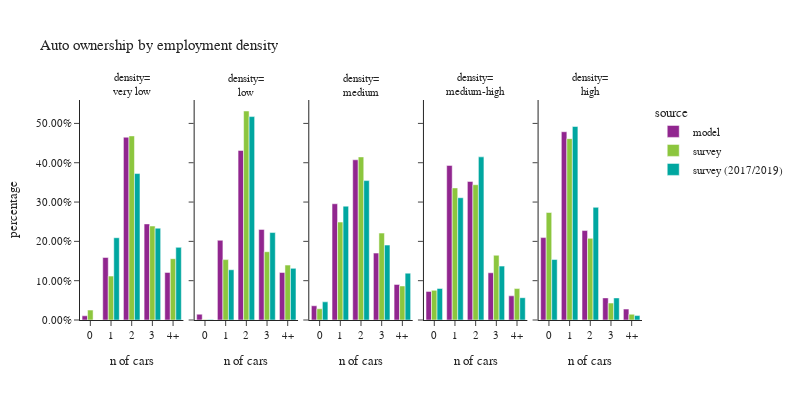

Write notebook code for a chart like this one.
### Code cell
plot_auto(hh.dropna(subset=['emp_density_group']),'emp_density_group','employment density','density')

### Figure 1 — Plotly figure (JSON) as saved in the notebook; plotly's stock layout.template omitted (floating-point values rounded to 4 significant figures)
{"data": [{"alignmentgroup": "True", "customdata": [[2592], [38698], [113142], [59487], [29446]], "hovertemplate": "source=model<br>emp_density_group=very low<br>auto_ownership_simple=%{x}<br>percentage=%{y}<br>sample count=%{customdata[0]}<extra></extra>", "legendgroup": "model", "marker": {"color": "#91268F", "pattern": {"shape": ""}}, "name": "model", "offsetgroup": "model", "orientation": "v", "showlegend": true, "textposition": "auto", "x": ["0", "1", "2", "3", "4+"], "xaxis": "x", "y": [0.01065, 0.159, 0.4649, 0.2444, 0.121], "yaxis": "y", "type": "bar"}, {"alignmentgroup": "True", "customdata": [[2816], [38667], [82231], [43948], [23015]], "hovertemplate": "source=model<br>emp_density_group=low<br>auto_ownership_simple=%{x}<br>percentage=%{y}<br>sample count=%{customdata[0]}<extra></extra>", "legendgroup": "model", "marker": {"color": "#91268F", "pattern": {"shape": ""}}, "name": "model", "offsetgroup": "model", "orientation": "v", "showlegend": false, "textposition": "auto", "x": ["0", "1", "2", "3", "4+"], "xaxis": "x2", "y": [0.01477, 0.2028, 0.4313, 0.2305, 0.1207], "yaxis": "y2", "type": "bar"}, {"alignmentgroup": "True", "customdata": [[15720], [128328], [176875], [73852], [39276]], "hovertemplate": "source=model<br>emp_density_group=medium<br>auto_ownership_simple=%{x}<br>percentage=%{y}<br>sample count=%{customdata[0]}<extra></extra>", "legendgroup": "model", "marker": {"color": "#91268F", "pattern": {"shape": ""}}, "name": "model", "offsetgroup": "model", "orientation": "v", "showlegend": false, "textposition": "auto", "x": ["0", "1", "2", "3", "4+"], "xaxis": "x3", "y": [0.03622, 0.2957, 0.4075, 0.1701, 0.09049], "yaxis": "y3", "type": "bar"}, {"alignmentgroup": "True", "customdata": [[31588], [170652], [152955], [52141], [26668]], "hovertemplate": "source=model<br>emp_density_group=medium-high<br>auto_ownership_simple=%{x}<br>percentage=%{y}<br>sample count=%{customdata[0]}<extra></extra>", "legendgroup": "model", "marker": {"color": "#91268F", "pattern": {"shape": ""}}, "name": "model", "offsetgroup": "model", "orientation": "v", "showlegend": false, "textposition": "auto", "x": ["0", "1", "2", "3", "4+"], "xaxis": "x4", "y": [0.07278, 0.3932, 0.3524, 0.1201, 0.06145], "yaxis": "y4", "type": "bar"}, {"alignmentgroup": "True", "customdata": [[90968], [207844], [98751], [24424], [12045]], "hovertemplate": "source=model<br>emp_density_group=high<br>auto_ownership_simple=%{x}<br>percentage=%{y}<br>sample count=%{customdata[0]}<extra></extra>", "legendgroup": "model", "marker": {"color": "#91268F", "pattern": {"shape": ""}}, "name": "model", "offsetgroup": "model", "orientation": "v", "showlegend": false, "textposition": "auto", "x": ["0", "1", "2", "3", "4+"], "xaxis": "x5", "y": [0.2096, 0.4789, 0.2275, 0.05627, 0.02775], "yaxis": "y5", "type": "bar"}, {"alignmentgroup": "True", "customdata": [[6], [86], [156], [53], [23]], "hovertemplate": "source=survey<br>emp_density_group=very low<br>auto_ownership_simple=%{x}<br>percentage=%{y}<br>sample count=%{customdata[0]}<extra></extra>", "legendgroup": "survey", "marker": {"color": "#8CC63E", "pattern": {"shape": ""}}, "name": "survey", "offsetgroup": "survey", "orientation": "v", "showlegend": true, "textposition": "auto", "x": ["0", "1", "2", "3", "4+"], "xaxis": "x", "y": [0.02524, 0.1117, 0.4682, 0.239, 0.1559], "yaxis": "y", "type": "bar"}, {"alignmentgroup": "True", "customdata": [[3], [71], [136], [46], [25]], "hovertemplate": "source=survey<br>emp_density_group=low<br>auto_ownership_simple=%{x}<br>percentage=%{y}<br>sample count=%{customdata[0]}<extra></extra>", "legendgroup": "survey", "marker": {"color": "#8CC63E", "pattern": {"shape": ""}}, "name": "survey", "offsetgroup": "survey", "orientation": "v", "showlegend": false, "textposition": "auto", "x": ["0", "1", "2", "3", "4+"], "xaxis": "x2", "y": [0.001492, 0.1536, 0.5316, 0.1737, 0.1396], "yaxis": "y2", "type": "bar"}, {"alignmentgroup": "True", "customdata": [[18], [201], [230], [79], [34]], "hovertemplate": "source=survey<br>emp_density_group=medium<br>auto_ownership_simple=%{x}<br>percentage=%{y}<br>sample count=%{customdata[0]}<extra></extra>", "legendgroup": "survey", "marker": {"color": "#8CC63E", "pattern": {"shape": ""}}, "name": "survey", "offsetgroup": "survey", "orientation": "v", "showlegend": false, "textposition": "auto", "x": ["0", "1", "2", "3", "4+"], "xaxis": "x3", "y": [0.02856, 0.249, 0.4148, 0.221, 0.08656], "yaxis": "y3", "type": "bar"}, {"alignmentgroup": "True", "customdata": [[68], [371], [280], [61], [21]], "hovertemplate": "source=survey<br>emp_density_group=medium-high<br>auto_ownership_simple=%{x}<br>percentage=%{y}<br>sample count=%{customdata[0]}<extra></extra>", "legendgroup": "survey", "marker": {"color": "#8CC63E", "pattern": {"shape": ""}}, "name": "survey", "offsetgroup": "survey", "orientation": "v", "showlegend": false, "textposition": "auto", "x": ["0", "1", "2", "3", "4+"], "xaxis": "x4", "y": [0.07536, 0.336, 0.3441, 0.1647, 0.07994], "yaxis": "y4", "type": "bar"}, {"alignmentgroup": "True", "customdata": [[477], [847], [232], [29], [15]], "hovertemplate": "source=survey<br>emp_density_group=high<br>auto_ownership_simple=%{x}<br>percentage=%{y}<br>sample count=%{customdata[0]}<extra></extra>", "legendgroup": "survey", "marker": {"color": "#8CC63E", "pattern": {"shape": ""}}, "name": "survey", "offsetgroup": "survey", "orientation": "v", "showlegend": false, "textposition": "auto", "x": ["0", "1", "2", "3", "4+"], "xaxis": "x5", "y": [0.2734, 0.4613, 0.2076, 0.04306, 0.0146], "yaxis": "y5", "type": "bar"}, {"alignmentgroup": "True", "customdata": [[0], [77], [149], [59], [27]], "hovertemplate": "source=survey (2017/2019)<br>emp_density_group=very low<br>auto_ownership_simple=%{x}<br>percentage=%{y}<br>sample count=%{customdata[0]}<extra></extra>", "legendgroup": "survey (2017/2019)", "marker": {"color": "#00A7A0", "pattern": {"shape": ""}}, "name": "survey (2017/2019)", "offsetgroup": "survey (2017/2019)", "orientation": "v", "showlegend": true, "textposition": "auto", "x": ["0", "1", "2", "3", "4+"], "xaxis": "x", "y": [0.0, 0.2092, 0.3724, 0.2335, 0.1848], "yaxis": "y", "type": "bar"}, {"alignmentgroup": "True", "customdata": [[2], [62], [129], [50], [34]], "hovertemplate": "source=survey (2017/2019)<br>emp_density_group=low<br>auto_ownership_simple=%{x}<br>percentage=%{y}<br>sample count=%{customdata[0]}<extra></extra>", "legendgroup": "survey (2017/2019)", "marker": {"color": "#00A7A0", "pattern": {"shape": ""}}, "name": "survey (2017/2019)", "offsetgroup": "survey (2017/2019)", "orientation": "v", "showlegend": false, "textposition": "auto", "x": ["0", "1", "2", "3", "4+"], "xaxis": "x2", "y": [0.001074, 0.1278, 0.5174, 0.2224, 0.1313], "yaxis": "y2", "type": "bar"}, {"alignmentgroup": "True", "customdata": [[21], [203], [287], [96], [36]], "hovertemplate": "source=survey (2017/2019)<br>emp_density_group=medium<br>auto_ownership_simple=%{x}<br>percentage=%{y}<br>sample count=%{customdata[0]}<extra></extra>", "legendgroup": "survey (2017/2019)", "marker": {"color": "#00A7A0", "pattern": {"shape": ""}}, "name": "survey (2017/2019)", "offsetgroup": "survey (2017/2019)", "orientation": "v", "showlegend": false, "textposition": "auto", "x": ["0", "1", "2", "3", "4+"], "xaxis": "x3", "y": [0.04619, 0.2896, 0.3546, 0.1905, 0.1192], "yaxis": "y3", "type": "bar"}, {"alignmentgroup": "True", "customdata": [[73], [469], [368], [69], [21]], "hovertemplate": "source=survey (2017/2019)<br>emp_density_group=medium-high<br>auto_ownership_simple=%{x}<br>percentage=%{y}<br>sample count=%{customdata[0]}<extra></extra>", "legendgroup": "survey (2017/2019)", "marker": {"color": "#00A7A0", "pattern": {"shape": ""}}, "name": "survey (2017/2019)", "offsetgroup": "survey (2017/2019)", "orientation": "v", "showlegend": false, "textposition": "auto", "x": ["0", "1", "2", "3", "4+"], "xaxis": "x4", "y": [0.08026, 0.311, 0.4149, 0.1371, 0.05675], "yaxis": "y4", "type": "bar"}, {"alignmentgroup": "True", "customdata": [[981], [2149], [729], [73], [23]], "hovertemplate": "source=survey (2017/2019)<br>emp_density_group=high<br>auto_ownership_simple=%{x}<br>percentage=%{y}<br>sample count=%{customdata[0]}<extra></extra>", "legendgroup": "survey (2017/2019)", "marker": {"color": "#00A7A0", "pattern": {"shape": ""}}, "name": "survey (2017/2019)", "offsetgroup": "survey (2017/2019)", "orientation": "v", "showlegend": false, "textposition": "auto", "x": ["0", "1", "2", "3", "4+"], "xaxis": "x5", "y": [0.1538, 0.4922, 0.2866, 0.05619, 0.01123], "yaxis": "y5", "type": "bar"}], "layout": {"xaxis": {"anchor": "y", "domain": [0.0, 0.184], "title": {"text": "n of cars"}}, "yaxis": {"anchor": "x", "domain": [0.0, 1.0], "title": {"text": "percentage"}, "tickformat": ".2%"}, "xaxis2": {"anchor": "y2", "domain": [0.204, 0.388], "matches": "x", "title": {"text": "n of cars"}}, "yaxis2": {"anchor": "x2", "domain": [0.0, 1.0], "matches": "y", "showticklabels": false, "tickformat": ".2%"}, "xaxis3": {"anchor": "y3", "domain": [0.408, 0.592], "matches": "x", "title": {"text": "n of cars"}}, "yaxis3": {"anchor": "x3", "domain": [0.0, 1.0], "matches": "y", "showticklabels": false, "tickformat": ".2%"}, "xaxis4": {"anchor": "y4", "domain": [0.612, 0.796], "matches": "x", "title": {"text": "n of cars"}}, "yaxis4": {"anchor": "x4", "domain": [0.0, 1.0], "matches": "y", "showticklabels": false, "tickformat": ".2%"}, "xaxis5": {"anchor": "y5", "domain": [0.816, 1.0], "matches": "x", "title": {"text": "n of cars"}}, "yaxis5": {"anchor": "x5", "domain": [0.0, 1.0], "matches": "y", "showticklabels": false, "tickformat": ".2%"}, "annotations": [{"font": {}, "showarrow": false, "text": "density=<br>very low", "x": 0.092, "xanchor": "center", "xref": "paper", "y": 1.0, "yanchor": "bottom", "yref": "paper"}, {"font": {}, "showarrow": false, "text": "density=<br>low", "x": 0.296, "xanchor": "center", "xref": "paper", "y": 1.0, "yanchor": "bottom", "yref": "paper"}, {"font": {}, "showarrow": false, "text": "density=<br>medium", "x": 0.5, "xanchor": "center", "xref": "paper", "y": 1.0, "yanchor": "bottom", "yref": "paper"}, {"font": {}, "showarrow": false, "text": "density=<br>medium-high", "x": 0.704, "xanchor": "center", "xref": "paper", "y": 1.0, "yanchor": "bottom", "yref": "paper"}, {"font": {}, "showarrow": false, "text": "density=<br>high", "x": 0.908, "xanchor": "center", "xref": "paper", "y": 1.0, "yanchor": "bottom", "yref": "paper"}], "legend": {"title": {"text": "source"}, "tracegroupgap": 0}, "title": {"text": "Auto ownership by employment density"}, "barmode": "group", "font": {"size": 11}, "height": 400, "width": 800}}
